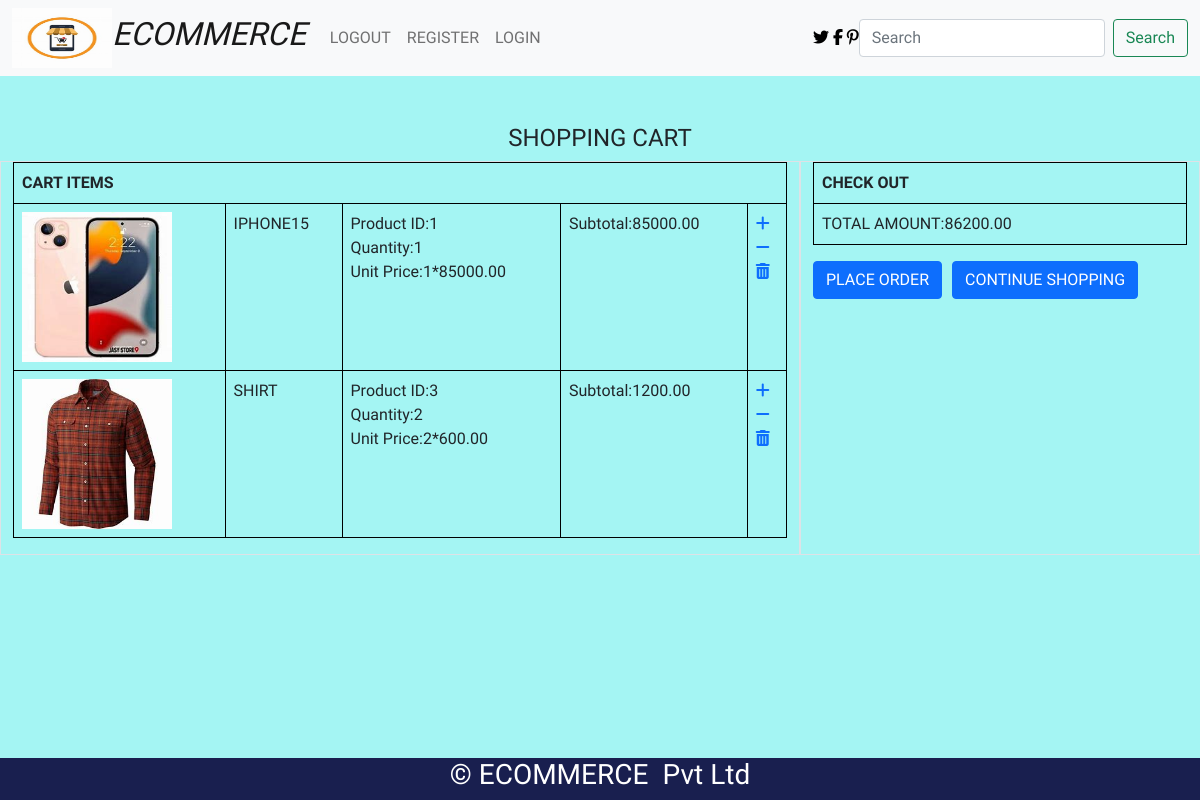
The app's page /cart/cartview/ (signed in) with its own data.
### cart/models.py (models this page shows, shortened)
class Cart(models.Model):
    product=models.ForeignKey(Product,on_delete=models.CASCADE)
    user=models.ForeignKey(User,on_delete=models.CASCADE)
    quantity=models.IntegerField()
    date_added=models.DateTimeField(auto_now_add=True)
    def subtotal(self):
        return self.quantity*self.product.price

### shop/models.py (models this page shows, shortened)
class Product(models.Model):
    name=models.CharField(max_length=20)
    desc=models.TextField()
    image=models.ImageField(upload_to='products',null=True,blank=True)
    price=models.DecimalField(max_digits=10,decimal_places=2)
    stock=models.IntegerField()
    avaliable=models.BooleanField(default=True)
    created=models.DateTimeField(auto_now_add=True)
    updated=models.DateTimeField(auto_now=True)
    category=models.ForeignKey(Category,on_delete=models.CASCADE)

### cart/views.py (the view)
# urls.py: path('cartview/',views.cart_view,name="cartview"),
@login_required
def cart_view(request):
    u=request.user
    total=0
    cart = Cart.objects.filter(user=u)
    for i in cart:
        total=total+i.quantity*i.product.price
    return render(request,'addtocart.html',{'cart':cart,'total':total})

### cart/context_processors.py (called while the page is built)
def total(request):
    count=0
    if request.user.is_authenticated:
        u = request.user
        try:
            cart = Cart.objects.filter(user=u)
            for i in cart:
                count = count + i.quantity
        except:
            count = 0
    return {'count':count}

### shop/context_processors.py (called while the page is built)
def links(request):
    c=Category.objects.all()
    return{'links':c}

### templates/addtocart.html
{% extends 'base.html' %}
{% load static %}
{% block content %}
<div class="container-fluid mt-5" style="margin-bottom:100px;">
    <div class="row">
        <h4 class="text-center">SHOPPING CART</h4>
        <div class="col-8 border border-1">
            <table class="table table-bordered"  style="border-color:black;">
                <tr>
                    <th colspan="7">CART ITEMS</th>
                </tr>
                {% for i in cart %}
                <tr>
                    <td><img src="{{i.product.image.url}}" height="150px" width="150px"></td>
                    <td>{{i.product.name}}</td>
                    <td>Product ID:{{i.product.id}}<br>
                    Quantity:{{i.quantity}}<br>
                    Unit Price:{{i.quantity}}*{{i.product.price}}</td>
                    <td>Subtotal:{{i.subtotal}}</td>
                    <td>{% if i.product.stock > 0 %}
                    <a href="{% url 'cart:addtocart' i.product.id %}"><i class="fa-solid fa-plus"></i></a><br>
                    <a href="{% url 'cart:cartremove' i.product.id %}"><i class="fa-solid fa-minus"></i></a><br>
                    <a href="{% url 'cart:cartdelete' i.product.id %}"><i class="fa-solid fa-trash-can"></i></a>
                    {% else %}
                    <a href="{% url 'cart:cartremove' i.product.id %}"><i class="fa-solid fa-minus"></i></a><br>
                    <a href="{% url 'cart:cartdelete' i.product.id %}"><i class="fa-solid fa-trash-can"></i></a>
                    {% endif %}
                    </td>
                </tr>
                {% endfor %}
            </table>
        </div>
        <div class="col-4 border border-1">
            <table class="table table-bordered" style="border-color:black;">
                <tr>
                    <th colspan="4">CHECK OUT</th>
                </tr>
                <tr>
                    <td colspan="4">TOTAL AMOUNT:{{total}}</td>
                </tr>
            </table>
            <a class="btn btn-primary" href="{% url 'cart:orderform' %}">PLACE ORDER</a>
            <a class="btn btn-primary" href="{% url 'shop:allcategories' %}" style=position:absolute;margin-left:10px;">CONTINUE SHOPPING</a>
        </div>
    </div>
</div>
{% endblock %}

### static/mycss/style.css (style rules this page uses)
body { background-color:#a4f5f3; font-family: "Limelight", sans-serif; font-weight: 400; font-style: normal; }

### records on screen
Cart: product.image (picture), product.name "IPHONE15", product.id "1", quantity "1", product.price "85000.00", subtotal "85000.00"
Cart: product.image (picture), product.name "SHIRT", product.id "3", quantity "2", product.price "600.00", subtotal "1200.00"

### other values on screen
{{ total }} "86200.00"
